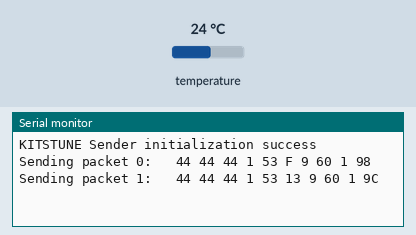
Simulated run of this sketch. Board: Arduino Uno, built with avr-gcc and run on an emulated ATmega328P. On the bench: the last lines printed to the serial monitor. The test bench sets the inputs (shaded band); at power-on: temperature 24 °C. The local clock reads 2024-03-15 10:24:30 at power-on unless the sketch sets it; no radio packets arrive unless stated.

Above: at 9.8 s.
9.9 s: temperature set to 12 °C
At 18.6 s:
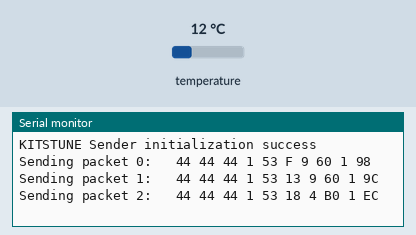
19.6 s: temperature set to 19 °C
At 27.8 s:
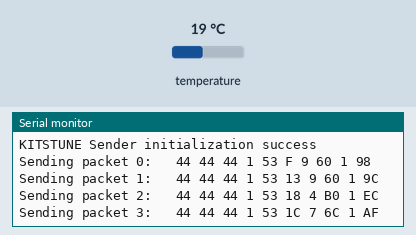
28.7 s: temperature set to 28 °C
At 36.9 s:
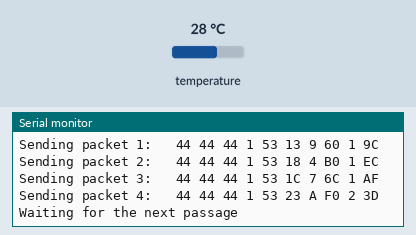

The sketch:

LoRa_tx_v3_2.ino
```cpp
#include <SPI.h>
//#include <SoftSPI.h>
#include <LoRa.h>
#include <RTClib.h>
#include <Wire.h>
//#include "Adafruit_SHT31.h"

#define FREQ 433.085E6
#define TX_PW 20
#define BW 31.25E3
#define SF 10
#define CR 8

#define PASS 1674736350 //26 Jan 2023: 13:32:30
#define PASS_1  1674559800 //24 Jan 2023: 11:30:00
#define PASS_2  1674561000 //24 Jan 2023: 11:50:00

//#include <OneWire.h>
//#include <DallasTemperature.h>

//#define ONE_WIRE_BUS_1 7 //pin number where the data line of temp sensor is connected


RTC_DS3231 rtc;
/*OneWire oneWire_in(ONE_WIRE_BUS_1);
DallasTemperature sensor_inhouse(&oneWire_in);*/

uint8_t pckt[10];

uint16_t checksum = 0;
uint16_t counter = 0;

float temp_digital = 0;
uint16_t temp;
//uint32_t pckt_address = 0x00000000;  // latest packet address

DateTime now;
uint8_t hr, min, sec;
uint16_t time;

uint8_t LoRainit(){
  if (!LoRa.begin(FREQ)) {
    Serial.println("Starting LoRa failed!");
  while (1);
  }

  LoRa.setTxPower(TX_PW,PA_OUTPUT_PA_BOOST_PIN);
  LoRa.setSignalBandwidth(BW);
  LoRa.setSpreadingFactor(SF);
  LoRa.setCodingRate4(CR);

  return 1;
}

uint8_t RTCinit(){

  if (! rtc.begin()) {
    Serial.println("Couldn't find RTC");
    while (1);
  }

  /*if (!rtc.initialized()) {
    Serial.println("RTC is NOT running!");
    rtc.adjust(DateTime(2022, 12, 20, 11, 30, 0));
    //rtc.adjust(DateTime(F(__DATE__), F(__TIME__)));
  }*/

  //rtc.adjust(DateTime(2023, 01, 13, 19, 18, 0));

  return 1;

}

void setup() {
  Serial.begin(57600);

    /*if (!sht31_44.begin(0x44)) {   // Set to 0x44 for alternate i2c addr
    Serial.println("Couldn't find SHT31");
    while (1) delay(1);
    }*/


  if(RTCinit() && LoRainit()){
    Serial.println("KITSTUNE Sender initialization success");
  }

  pckt[0] = 0x44;
  pckt[1] = 0x44;
  pckt[2] = 0x44;
  pckt[3] = 0x01;

}

void loop() {
  createPackt();

  for(int i =0; i<8 ;i++)
  {
    checksum = checksum + pckt[i];
    }

  pckt[8] = (checksum>>8) & 0xff;
  pckt[9] =  checksum & 0xff;

  checksum = 0;

  if (now.unixtime() >= PASS_1){

    Serial.print("Sending packet ");
    Serial.print(counter);
    Serial.print(":   ");

    for(int i = 0; i<10;i++)
    {
        Serial.print(pckt[i],HEX);
        Serial.print(" ");
    }
    Serial.println("");
    Serial.println("");

    LoRa.beginPacket();
    LoRa.write(pckt,10);
    LoRa.endPacket();

    counter++;

    if (counter == 5){
      sleep();
    }

    delay(9000);

  }


  if (now.unixtime() < PASS_1) {
    Serial.println("Waiting for KITSUNE pass...");
    delay(1000);
  }


}

void createPackt()
{
  now = rtc.now();
  //Serial.println(now.unixtime());

  hr = now.hour();
  min = now.minute();
  sec = now.second();
  /*
  Serial.println("Createpacket>>>");
  Serial.print("Time: ");

  Serial.print(hr);
    Serial.print(":");

  Serial.print(min);
    Serial.print(":");

  Serial.println(sec);
  */

  time = (hr << 11) | (min << 5) | (sec >> 1);


  pckt[4] = (time >> 8);
  pckt[5] = time & 0xff;


  temp_digital = rtc.getTemperature();
  /*
  Serial.print("Temp: ");
  Serial.print(temp_digital);
  Serial.println(" ℃");
  */
  temp = temp_digital*100;  //Resolusion of temperature sensor on rtc is 0.25℃

  pckt[6] = (temp >> 8) & 0xff;
  pckt[7] = temp & 0xff;

}

void sleep()
{
  for (int l=0; l<10; l++){
    Serial.println("Waiting for the next passage");
    delay(1000);
  }
}
```

Measured:
- after the input at 9.9 s, the serial monitor: prints a new line after 8.3 s (image 1)
- after the input at 19.6 s, the serial monitor: prints a new line after 7.6 s (image 2)
- after the input at 28.7 s, the serial monitor: prints a new line after 7.6 s (image 3)
